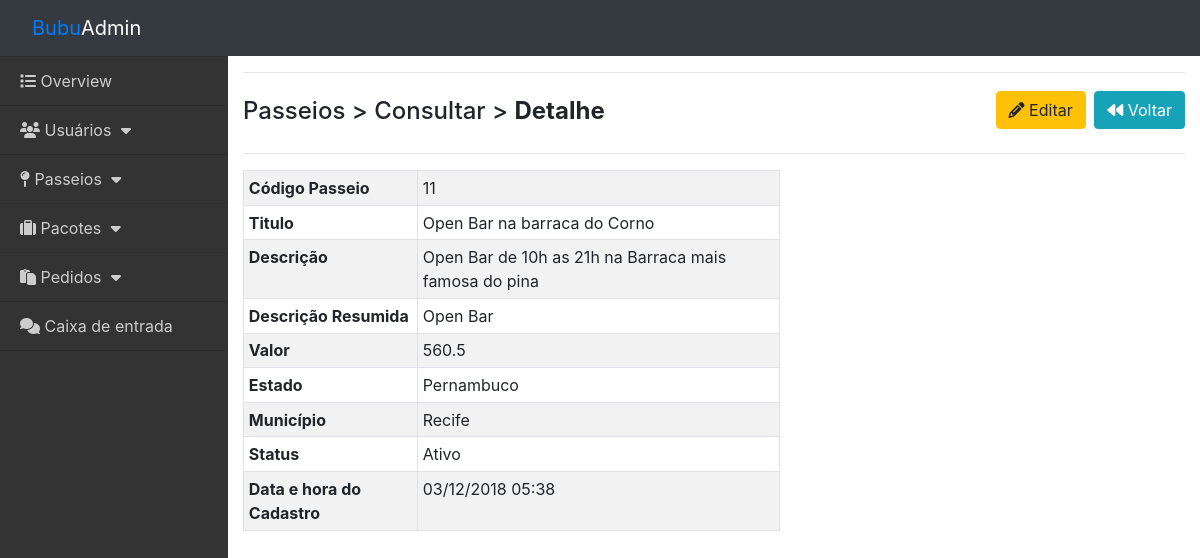
Screenshot of /view/painelAdmin/painelAdm.php?adm=passeiosMntDetalhe&id=11 with the database file from the repository.
### tables this page shows
CREATE TABLE `PAS` (
  `codPasseio` int(11) NOT NULL AUTO_INCREMENT,
  `titulo` varchar(255) NOT NULL,
  `descricao` text NOT NULL,
  `descResumida` varchar(100) DEFAULT NULL,
  `valor` float NOT NULL,
  `codEstado` int(11) DEFAULT NULL,
  `codCidade` int(11) DEFAULT NULL,
  `status` varchar(45) NOT NULL,
  `dataHoraCadastro` varchar(45) NOT NULL,
  PRIMARY KEY (`codPasseio`),
  KEY `PAS_EST_FK` (`codEstado`),
  KEY `PAS_CID_FK` (`codCidade`),
  CONSTRAINT `PAS_CID_FK` FOREIGN KEY (`codCidade`) REFERENCES `CID` (`codCidade`),
  CONSTRAINT `PAS_EST_FK` FOREIGN KEY (`codEstado`) REFERENCES `EST` (`codEstado`)
);

CREATE TABLE `EST` (
  `codEstado` int(11) NOT NULL,
  `nome` varchar(75) NOT NULL,
  `uf` varchar(5) NOT NULL,
  `codPais` int(7) NOT NULL,
  PRIMARY KEY (`codEstado`),
  UNIQUE KEY `codEstado_UNIQUE` (`codEstado`),
  KEY `fk_estados_pais_idx` (`codPais`),
  CONSTRAINT `fk_estados_pais` FOREIGN KEY (`codPais`) REFERENCES `FED` (`codPais`) ON DELETE NO ACTION ON UPDATE NO ACTION
);

CREATE TABLE `CID` (
  `codCidade` int(11) NOT NULL,
  `nome` varchar(255) NOT NULL,
  `codEstado` int(11) NOT NULL,
  PRIMARY KEY (`codCidade`),
  UNIQUE KEY `codCidade_UNIQUE` (`codCidade`),
  KEY `fk_cidades_estados1_idx` (`codEstado`),
  CONSTRAINT `fk_cidades_estados1` FOREIGN KEY (`codEstado`) REFERENCES `EST` (`codEstado`) ON DELETE NO ACTION ON UPDATE NO ACTION
);

### model/database.php (called while the page is built, shortened)
<?php
function open_database()
{
    try {
        $conn = new mysqli(DB_HOST, DB_USER, DB_PASSWORD, DB_NAME);
        return $conn;
    } catch (Exception $e) {
        echo $e->getMessage();
        return null;
    }
}
function find( $table = null, $nomeCampo = null, $valorCampo = null, $multResult = false ) {
  $database = open_database();
  $database->set_charset("utf8");
  $found = null;
  if ($nomeCampo) {
    $sql = "SELECT * FROM " . $table . " WHERE " . $nomeCampo . " = " . "'" . $valorCampo . "'";
    $result = $database->query($sql);
    if ($result->num_rows > 0) {
      $found = $result->fetch_assoc();
    }
  }
  if($nomeCampo == null) {
    $sql = "SELECT * FROM " . $table;
    $result = $database->query($sql);
    if ($result->num_rows > 0) {
      $found = $result->fetch_all(MYSQLI_ASSOC);
    }
  }
	return $found;
}
function find_all( $table ) {
    return find($table);
  }
?>

### controller/beans/passeioBean.php (called while the page is built, shortened)
<?php
function carrega_passeios() {
	$passeios = find_all('PAS');
}

### controller/beans/estadoBean.php (called while the page is built, shortened)
<?php
function carrega_estado_id($id_estado){
    return $estado = find( 'EST', 'codEstado', $id_estado);
}

### controller/beans/cidadeBean.php (called while the page is built, shortened)
<?php
function carrega_cidade_id($id_cidade){
    return $cidade = find( 'CID', 'codCidade', $id_cidade);
}

### view/painelAdmin/passeiosMntDetalhe.php (the view, shortened to what this page needs)
<?php
    require_once('../../controller/beans/passeioBean.php');
    require_once('../../controller/beans/estadoBean.php');
    require_once('../../controller/beans/cidadeBean.php');
    carrega_passeios();
    $id = $_GET['id'];
    foreach ($passeios as $passeio) :
    if($passeio['codPasseio']== $id)	{ ?>
<hr>
<header>
	<div class="row">
		<div class="col-sm-7 pt-2">
		<h4>Passeios > Consultar > <b>Detalhe </b></h4>
		</div>
		<div class="col-sm-5 text-right h2">
	    	<a class="btn btn-warning" href="./painelAdm.php?adm=passeiosMntAlterar&id=<?php echo $passeio['codPasseio'];?>"><i class="fa fa-pencil"></i></i> Editar</a>
	    	<a class="btn btn-info" href="./painelAdm.php?adm=passeiosMnt"><i class="fa fa-backward"></i> Voltar</a>
	    </div>
	</div>
</header>
<hr>
<div class="row">
    <div class="col-sm-7 text-left">
        <table class="table table-hover text-left table-bordered table-striped table-sm">
            <tbody>
                <tr>
                    <td><b>Código Passeio</b></td>
                    <td><?php echo $passeio['codPasseio']; ?></td>
                </tr>
                <tr>
                    <td><b>Titulo</b></td>
                    <td><?php echo $passeio['titulo']; ?></td>
                </tr>
                <tr>
                    <td><b>Descrição</b></td>
                    <td><?php echo $passeio['descricao']; ?></td>
                </tr>
                <tr>
                    <td><b>Descrição Resumida</b></td>
                    <td><?php echo $passeio['descResumida']; ?></td>
                </tr>
                <tr>
                    <td><b>Valor</b></td>
                    <td><?php echo $passeio['valor']; ?></td>
                </tr>
                <tr>
                    <td><b>Estado</b></td>
                    <td><?php echo carrega_estado_id($passeio['codEstado'])['nome'];?></td>
                </tr>
                <tr>
                    <td><b>Município</b></td>
                    <td><?php echo carrega_cidade_id($passeio['codCidade'])['nome'];?></td>
                </tr>
                <tr>
                    <td><b>Status</b></td>
                    <td><?php echo $passeio['status']; ?></td>
                </tr>
                <tr>
                    <td><b>Data e hora do Cadastro</b></td>
                    <td><?php echo $passeio['dataHoraCadastro']; ?></td>
                </tr>
            </tbody>
        </table>
    </div>
</div>
    <?php
    }
    endforeach;
?>

### rows the page displays
pas: codPasseio "11", titulo "Open Bar na barraca do Corno", descricao "Open Bar de 10h as 21h na Barraca mais famosa do pina", descResumida "Open Bar", valor "560.5", codEstado.nome "Pernambuco", codCidade.nome "Recife", status "Ativo", dataHoraCadastro "03/12/2018 05:38"
